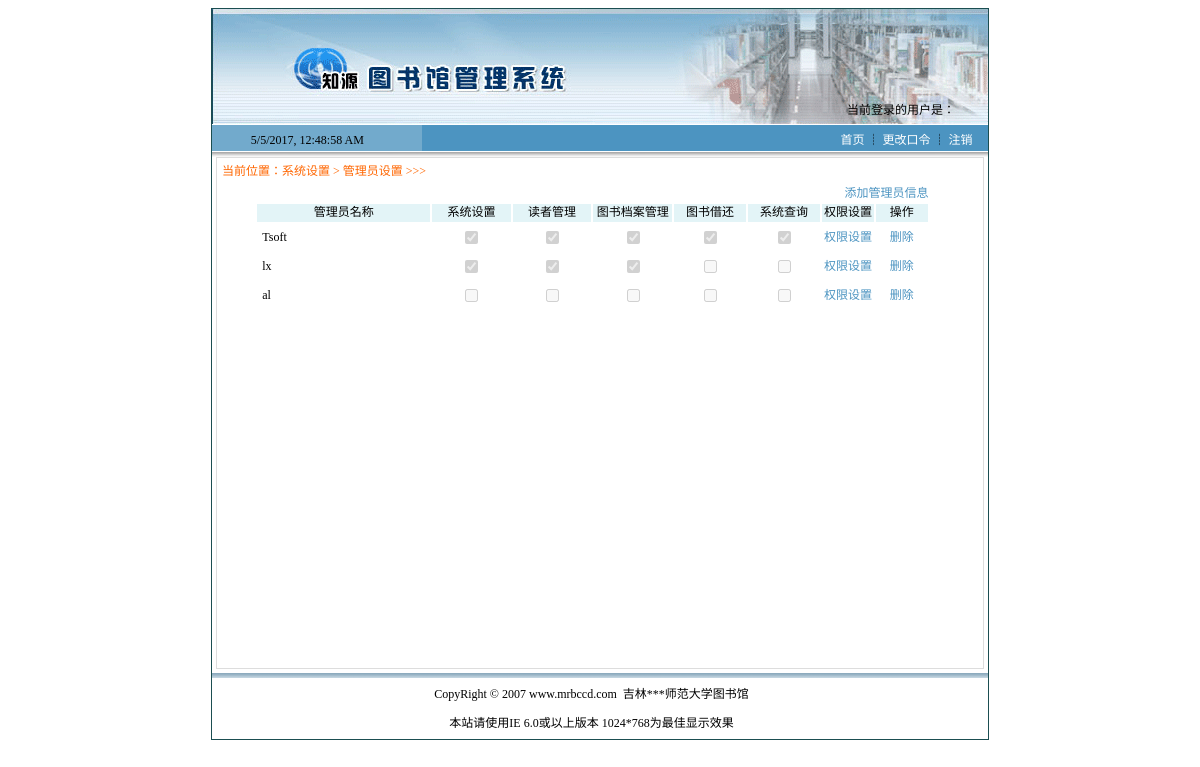
/manager.php, run on the app's committed database.
### tables this page shows
CREATE TABLE IF NOT EXISTS `tb_manager` (
  `id` int(10) unsigned NOT NULL AUTO_INCREMENT,
  `name` varchar(30) DEFAULT NULL,
  `pwd` varchar(30) DEFAULT NULL,
  PRIMARY KEY (`id`)
);

### manager.php (the view, shortened to what this page needs)
<head>
<link href="CSS/style.css" rel="stylesheet">
</head>
<body>
<table width="776" border="0" align="center" cellpadding="0" cellspacing="0" class="tableBorder">
  <tr>
    <td>
	<?php include("navigation.php");?>
	</td>
	</tr>
	<td>
	<table width="100%"  border="0" cellspacing="0" cellpadding="0">
  <tr>
    <td valign="top" bgcolor="#FFFFFF"><table width="99%" height="510"  border="0" align="center" cellpadding="0" cellspacing="0" bgcolor="#FFFFFF" class="tableBorder_gray">
  <tr>
    <td height="510" valign="top" style="padding:5px;"><table width="98%" height="487"  border="0" cellpadding="0" cellspacing="0">
      <tr>
        <td height="22" valign="top" class="word_orange">当前位置：系统设置 &gt; 管理员设置 &gt;&gt;&gt;</td>
      </tr>
      <tr>
        <td align="center" valign="top">
<?php
include("conn/conn.php");
$sql=mysqli_query($conn,"select m.id,m.name,p.sysset,p.readerset,p.bookset,p.borrowback,p.sysquery from tb_manager as m left join (select * from tb_purview)as p on m.id=p.id");
$info=mysqli_fetch_array($sql);
if($info==false){
?>
          <table width="100%" height="30"  border="0" cellpadding="0" cellspacing="0">
            <tr>
              <td height="36" align="center">暂无管理员信息！</td>
            </tr>
          </table>
          <table width="100%"  border="0" cellspacing="0" cellpadding="0">
  <tr>
    <td>
      <a href="#" onClick="window.open('manager_add.php','','width=292,height=175')">添加管理员信息</a> </td>
  </tr>
</table>
 <?php
}else{
 ?>
 <table width="100%"  border="0" cellspacing="0" cellpadding="0">
  <tr>
    <td width="84%">&nbsp;      </td>
<td width="16%">
      <a href="#" onClick="window.open('manager_add.php','','width=292,height=175')">添加管理员信息</a> </td>
  </tr>
</table>
  <table width="91%"  border="1" cellpadding="0" cellspacing="0" bordercolor="#FFFFFF" bordercolordark="#D2E3E6" bordercolorlight="#FFFFFF">
  <tr align="center" bgcolor="#e3F4F7">
    <td width="26%">管理员名称</td>
    <td width="12%">系统设置</td>
    <td width="12%">读者管理</td>
    <td width="12%">图书档案管理</td>
    <td width="11%">图书借还</td>
    <td width="11%">系统查询</td>
    <td width="8%">权限设置</td>
    <td width="8%">操作</td>
  </tr>
<?php do{?>
  <tr>
    <td style="padding:5px;"><?php echo $info[name];?></td>
    <td align="center"><input name="checkbox" type="checkbox" class="noborder" value="checkbox" disabled="disabled" <?php if($info[sysset]==1){echo ("checked");}?>></td>
    <td align="center"><input name="checkbox" type="checkbox" class="noborder" value="checkbox" disabled="disabled" <?php if($info[readerset]==1){echo("checked");}?>></td>
    <td align="center"><input name="checkbox" type="checkbox" class="noborder" value="checkbox" disabled <?php if($info[bookset]==1){echo("checked");}?>></td>
    <td align="center"><input name="checkbox" type="checkbox" class="noborder" value="checkbox" disabled <?php if($info[borrowback]==1){echo("checked");}?>></td>
    <td align="center"><input name="checkbox" type="checkbox" class="noborder" value="checkbox" disabled <?php if($info[sysquery]==1){echo("checked");}?>></td>
    <td align="center"><a href="#" onClick="window.open('manager_modify.php?id=<?php echo $info[id]; ?>','','width=292,height=175')">权限设置</a></td>
    <td align="center"><a href="manager_del.php?id=<?php echo $info[id];?>">删除</a></td>
  </tr>
<?php
  }while($info=mysqli_fetch_array($sql));
}
?>
</table></td>
      </tr>
    </table>
</td>
  </tr>
</table><?php include("copyright.php");?></td>
  </tr>
</table>
</td>
</table>
</body>

### css/style.css (style rules this page uses)
td { font-size: 9pt; line-height:144%; }
a { font-size: 9pt; text-decoration: none; color: #4C94C1; }
.word_orange { font-size: 9pt; color: #FF6600; }
input { font-family: "宋体"; font-size: 9pt; color: #333333; border: 1px solid #999999; }
.tableBorder { border: #1B4E51 1px solid }
.tableBorder_gray { border: #DDDDDD 1px solid }
.noborder { border-style:none; }

### data on the page
tb_manager: name "Tsoft", $info[id] 1 (drawn)
tb_manager: name "lx"
tb_manager: name "al"
